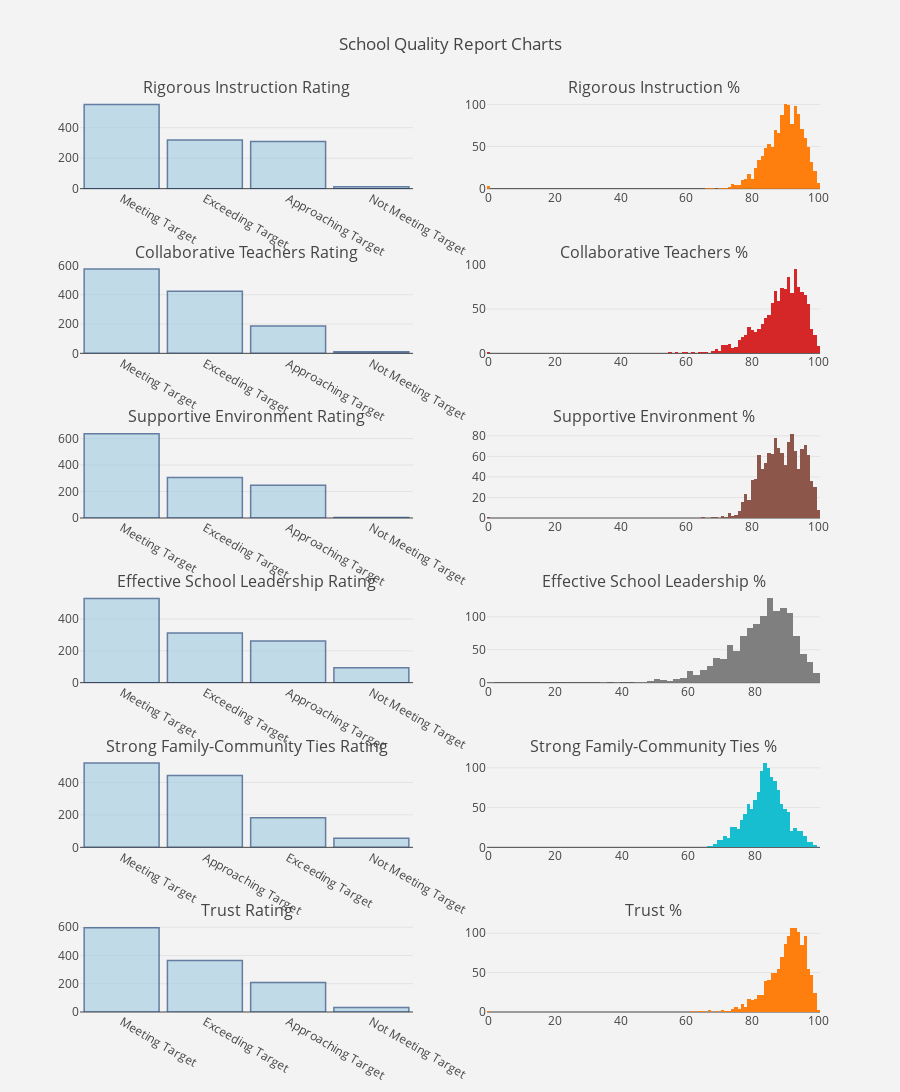

The notebook cell this image was saved under:
### Code cell
st = []
for c in cols:
    st.append(f'{c} Rating')
    st.append(f'{c} %')
st = tuple(st)

fig = tls.make_subplots(rows=6, cols=2, subplot_titles=st)

i = 1
for c in cols:
    fig.append_trace(rating_data(c), i, 1);
    fig.append_trace(ratio_data(c), i, 2);
    i += 1

fig['layout'].update(height=2400,title='School Quality Report Charts', showlegend=False, paper_bgcolor='rgb(243, 243, 243)',plot_bgcolor='rgb(243, 243, 243)');
py.iplot(fig, filename='simple-subplot')

### Figure 1 — Plotly figure (JSON) as saved in the notebook; plotly's stock layout.template omitted (floating-point values rounded to 4 significant figures; data arrays with more than 128 entries replaced by an {"elided": "..."} marker saying what was removed)
{"data": [{"marker": {"color": "rgb(158,202,225)", "line": {"color": "rgb(8,48,107)", "width": 1.5}}, "name": "Rigorous Instruction Rating", "opacity": 0.6, "orientation": "v", "type": "bar", "width": 0.9, "x": ["Meeting Target", "Exceeding Target", "Approaching Target", "Not Meeting Target"], "xaxis": "x1", "y": [553, 320, 310, 13], "yaxis": "y1"}, {"name": "Rigorous Instruction %", "type": "histogram", "x": {"elided": "1272 str values"}, "xaxis": "x2", "yaxis": "y2"}, {"marker": {"color": "rgb(158,202,225)", "line": {"color": "rgb(8,48,107)", "width": 1.5}}, "name": "Collaborative Teachers Rating", "opacity": 0.6, "orientation": "v", "type": "bar", "width": 0.9, "x": ["Meeting Target", "Exceeding Target", "Approaching Target", "Not Meeting Target"], "xaxis": "x3", "y": [575, 423, 187, 11], "yaxis": "y3"}, {"name": "Collaborative Teachers %", "type": "histogram", "x": {"elided": "1272 str values"}, "xaxis": "x4", "yaxis": "y4"}, {"marker": {"color": "rgb(158,202,225)", "line": {"color": "rgb(8,48,107)", "width": 1.5}}, "name": "Supportive Environment Rating", "opacity": 0.6, "orientation": "v", "type": "bar", "width": 0.9, "x": ["Meeting Target", "Exceeding Target", "Approaching Target", "Not Meeting Target"], "xaxis": "x5", "y": [636, 306, 247, 3], "yaxis": "y5"}, {"name": "Supportive Environment %", "type": "histogram", "x": {"elided": "1272 str values"}, "xaxis": "x6", "yaxis": "y6"}, {"marker": {"color": "rgb(158,202,225)", "line": {"color": "rgb(8,48,107)", "width": 1.5}}, "name": "Effective School Leadership Rating", "opacity": 0.6, "orientation": "v", "type": "bar", "width": 0.9, "x": ["Meeting Target", "Exceeding Target", "Approaching Target", "Not Meeting Target"], "xaxis": "x7", "y": [530, 313, 262, 94], "yaxis": "y7"}, {"name": "Effective School Leadership %", "type": "histogram", "x": {"elided": "1272 str values"}, "xaxis": "x8", "yaxis": "y8"}, {"marker": {"color": "rgb(158,202,225)", "line": {"color": "rgb(8,48,107)", "width": 1.5}}, "name": "Strong Family-Community Ties Rating", "opacity": 0.6, "orientation": "v", "type": "bar", "width": 0.9, "x": ["Meeting Target", "Approaching Target", "Exceeding Target", "Not Meeting Target"], "xaxis": "x9", "y": [519, 442, 182, 56], "yaxis": "y9"}, {"name": "Strong Family-Community Ties %", "type": "histogram", "x": {"elided": "1272 str values"}, "xaxis": "x10", "yaxis": "y10"}, {"marker": {"color": "rgb(158,202,225)", "line": {"color": "rgb(8,48,107)", "width": 1.5}}, "name": "Trust Rating", "opacity": 0.6, "orientation": "v", "type": "bar", "width": 0.9, "x": ["Meeting Target", "Exceeding Target", "Approaching Target", "Not Meeting Target"], "xaxis": "x11", "y": [596, 364, 208, 31], "yaxis": "y11"}, {"name": "Trust %", "type": "histogram", "x": {"elided": "1272 str values"}, "xaxis": "x12", "yaxis": "y12"}], "layout": {"annotations": [{"font": {"size": 16}, "showarrow": false, "text": "Rigorous Instruction Rating", "x": 0.225, "xanchor": "center", "xref": "paper", "y": 1.0, "yanchor": "bottom", "yref": "paper"}, {"font": {"size": 16}, "showarrow": false, "text": "Rigorous Instruction %", "x": 0.775, "xanchor": "center", "xref": "paper", "y": 1.0, "yanchor": "bottom", "yref": "paper"}, {"font": {"size": 16}, "showarrow": false, "text": "Collaborative Teachers Rating", "x": 0.225, "xanchor": "center", "xref": "paper", "y": 0.8194, "yanchor": "bottom", "yref": "paper"}, {"font": {"size": 16}, "showarrow": false, "text": "Collaborative Teachers %", "x": 0.775, "xanchor": "center", "xref": "paper", "y": 0.8194, "yanchor": "bottom", "yref": "paper"}, {"font": {"size": 16}, "showarrow": false, "text": "Supportive Environment Rating", "x": 0.225, "xanchor": "center", "xref": "paper", "y": 0.6389, "yanchor": "bottom", "yref": "paper"}, {"font": {"size": 16}, "showarrow": false, "text": "Supportive Environment %", "x": 0.775, "xanchor": "center", "xref": "paper", "y": 0.6389, "yanchor": "bottom", "yref": "paper"}, {"font": {"size": 16}, "showarrow": false, "text": "Effective School Leadership Rating", "x": 0.225, "xanchor": "center", "xref": "paper", "y": 0.4583, "yanchor": "bottom", "yref": "paper"}, {"font": {"size": 16}, "showarrow": false, "text": "Effective School Leadership %", "x": 0.775, "xanchor": "center", "xref": "paper", "y": 0.4583, "yanchor": "bottom", "yref": "paper"}, {"font": {"size": 16}, "showarrow": false, "text": "Strong Family-Community Ties Rating", "x": 0.225, "xanchor": "center", "xref": "paper", "y": 0.2778, "yanchor": "bottom", "yref": "paper"}, {"font": {"size": 16}, "showarrow": false, "text": "Strong Family-Community Ties %", "x": 0.775, "xanchor": "center", "xref": "paper", "y": 0.2778, "yanchor": "bottom", "yref": "paper"}, {"font": {"size": 16}, "showarrow": false, "text": "Trust Rating", "x": 0.225, "xanchor": "center", "xref": "paper", "y": 0.09722, "yanchor": "bottom", "yref": "paper"}, {"font": {"size": 16}, "showarrow": false, "text": "Trust %", "x": 0.775, "xanchor": "center", "xref": "paper", "y": 0.09722, "yanchor": "bottom", "yref": "paper"}], "height": 2400, "paper_bgcolor": "rgb(243, 243, 243)", "plot_bgcolor": "rgb(243, 243, 243)", "showlegend": false, "title": "School Quality Report Charts", "xaxis1": {"anchor": "y1", "domain": [0, 0.45]}, "xaxis10": {"anchor": "y10", "domain": [0.55, 1]}, "xaxis11": {"anchor": "y11", "domain": [0, 0.45]}, "xaxis12": {"anchor": "y12", "domain": [0.55, 1]}, "xaxis2": {"anchor": "y2", "domain": [0.55, 1]}, "xaxis3": {"anchor": "y3", "domain": [0, 0.45]}, "xaxis4": {"anchor": "y4", "domain": [0.55, 1]}, "xaxis5": {"anchor": "y5", "domain": [0, 0.45]}, "xaxis6": {"anchor": "y6", "domain": [0.55, 1]}, "xaxis7": {"anchor": "y7", "domain": [0, 0.45]}, "xaxis8": {"anchor": "y8", "domain": [0.55, 1]}, "xaxis9": {"anchor": "y9", "domain": [0, 0.45]}, "yaxis1": {"anchor": "x1", "domain": [0.9028, 1.0]}, "yaxis10": {"anchor": "x10", "domain": [0.1806, 0.2778]}, "yaxis11": {"anchor": "x11", "domain": [0, 0.09722]}, "yaxis12": {"anchor": "x12", "domain": [0, 0.09722]}, "yaxis2": {"anchor": "x2", "domain": [0.9028, 1.0]}, "yaxis3": {"anchor": "x3", "domain": [0.7222, 0.8194]}, "yaxis4": {"anchor": "x4", "domain": [0.7222, 0.8194]}, "yaxis5": {"anchor": "x5", "domain": [0.5417, 0.6389]}, "yaxis6": {"anchor": "x6", "domain": [0.5417, 0.6389]}, "yaxis7": {"anchor": "x7", "domain": [0.3611, 0.4583]}, "yaxis8": {"anchor": "x8", "domain": [0.3611, 0.4583]}, "yaxis9": {"anchor": "x9", "domain": [0.1806, 0.2778]}}}
